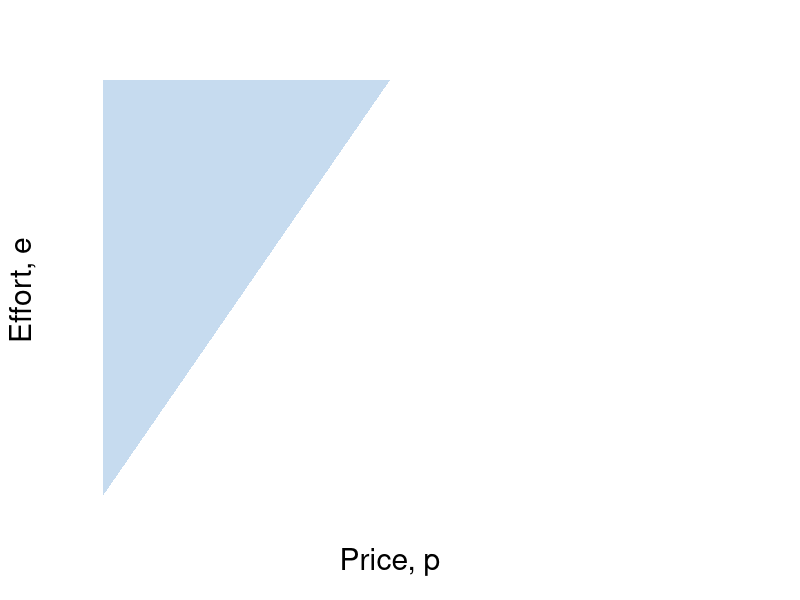

This figure's R source: (Note: this script raises an error after producing the figure.)
require(shape)
pdf(file = "employment/employment_price_edv2.pdf", width = 9, height = 7)

#Set parameters for graphics
axislabelsize <- 1.8
labelsize <- 1.5
namesize <- 1.8
annotatesize <- 1.5
graphlinewidth <- 2
segmentlinewidth <- 1.5

COL <- c("#7fc97f", "#beaed4", "#fdc086", "#ffff99", "#386cb0", "#f0027f", "#bf5b17", "#666666")
COLA <- c("#e0f3db", "#99d8c9","#66c2a4","#41ae76", "#238b45", "#005824")
COLB <- c("#c6dbef", "#4eb3d3", "#2b8cbe", "#0868ac","#084081")
COLC <- c("#fcfbfd", "#efedf5", "#dadaeb", "#bcbddc", "#9e9ac8", "#807dba", "#6a51a3", "#54278f", "#3f007d")
grays <- gray.colors(25, start = 1, end = 0)

#Parameters for figures
u1 <- 4
u2 <- 10
u3 <- 16
a1 <- 2
a2 <- 2
a3 <- 2

indiffFn1 <- function(y, u1 = 4.5, a1 = 5) {
  1 - (a1) / (y - u1)
}

indiffFn2 <- function(y, u2 = 10.5, a2 = 5) {
  1 - (a2) / (y - u2)
}

indiffFn3 <- function(y, u3 = 16.5, a3 = 5) {
  1 - (a3) / (y - u3)
}

PCFn <- function(delta, mu = 16) {
  delta/mu
}

#The derivative for the function q = 1 - delta/(p - u) = delta/p - u)^2;
#From that we get the derivative and substitute in the relevant values
#for delta, u and p; that is we get a slope of 1/32
#But we also need the intercept; 0.375 above, or q/2 as it stood
tangentLine <- function(w){
  0.375 + (1/32)*w
}

solowCondition <- function(w, delta = 5, slope = 4){
  (w*(1/(slope*delta)))
}

par(mar =  c(5, 5, 4, 6))
xlims <- c(0, 40)
ylims <- c(0, 1)


plot(0, 0, xlim = xlims, ylim = ylims, type = "n",
     xlab = expression(paste("Price, ", p)),
     ylab = expression(paste("Effort, ", e)),
     xaxt = "n", 
     yaxt = "n",
     cex.lab = axislabelsize, 
     bty = "n", 
     xaxs="i", 
     yaxs="i")


xpoly1 <- seq(from = xlims[1] + 0.2, to = 40, length.out = 500)
ypoly1 <- PCFn(xpoly1, mu = 20)
polygon(x = c(xpoly1, rev(xpoly1[1])), y = c(ypoly1, rev(ypoly1)[1]), col=COLB[1], density=NULL, border = NA)


npts <- 500 
xx1 <- seq(u1 + a1 + 0.1, xlims[2], length.out = npts)
xx2 <- seq(u2 + a2xlims[2] + 0.1, xlims[2], length.out = npts)
xx3 <- seq(10, xlims[2], length.out = npts)
xx4 <- seq(7, 17, 0.01)
xx6 <- seq(5, xlims[2], length.out = npts)

#Draw the lines for the graphs
xx5 <- seq(5, xlims[2], length.out = npts)
xx7 <- seq(xlims[1], 20, length.out = npts)
lines(xx5, indiffFn1(xx5, u1 = 0), col = COLA[4], lwd = graphlinewidth)
lines(xx7, solowCondition(xx7, delta = 5), col = COLB[4], lwd = graphlinewidth)

#lines(xx5, PCFn(xx5, mu = 8), col = COLB[4], lwd = graphlinewidth)
lines(xx6, indiffFn1(xx6, u1 = 5), col = COLA[4], lwd = graphlinewidth)
lines(xx3, indiffFn1(xx3, u1 =10), col = COLA[4], lwd = graphlinewidth)
#lines(xx6, prodFn2(xx6), col = COLB[4], lwd = graphlinewidth)

#Customize ticks and labels for the plot
ticksy <- c(0, PCFn(delta = 4, mu = 8), 1, 1.1)
ylabels <- c(0, expression(paste(e^C)), expression(paste(bar(e) == 1) ), NA)
ticksx <- c(0, 10, xlims[2])
xlabels <- c(0, expression(paste(p^C)), NA)
axis(1, at = ticksx, pos = 0, labels = xlabels, cex.axis = labelsize)
axis(2, at = ticksy, pos = 0, labels = ylabels, las = 1,cex.axis = labelsize)

#Annotation of the three indifference curves
text(11.3, 0.05, expression(paste(u[1])), cex = labelsize-0.05)
text(6.3, 0.05, expression(paste(u[0])), cex = labelsize-0.05)
#text(11, 0.06, expression(paste(phantom() == 0)), cex = labelsize-0.05)
text(16.3, 0.05, expression(paste(u[2])), cex = labelsize-0.05)

#Line for the max quality, q = 1 
segments(0, 1, xlims[2], 1, lty = 2, col = grays[20], lwd = 2)
#Annotating line of 100% quality
#text(1.4, 1.025, expression(paste("Maximum level of effort, ", bar(e))))

#Add a point for the tangency
segments(10, 0, 10, PCFn(delta = 4, mu = 8), lty = 2, col = grays[20], lwd = segmentlinewidth)
segments(0, PCFn(delta = 4, mu = 8), 10, PCFn(delta = 4, mu = 8), lty = 2, col = grays[22], lwd = segmentlinewidth)
points(10, PCFn(delta = 4, mu = 8), pch = 16, col = "black", cex = labelsize)
text(9, PCFn(delta = 4, mu = 8) + 0.03, expression(paste(c)),cex = labelsize)


#Label the feasible frontier
text(4, 0.7, expression("Better for"), cex = labelsize)
text(4, 0.65, expression("employer"), cex = labelsize)
Arrows(4, 0.74, 2, 0.85, col = "black", lty = 1, lwd = 2, arr.type = "triangle", arr.lwd = 0.5)


text(25, 0.25, expression("Better for"), cex = labelsize)
text(25, 0.2, expression("employee"), cex = labelsize)
Arrows(29, 0.225, 35, 0.225, col = "black", lty = 1, lwd = 2, arr.type = "triangle", arr.lwd = 0.5)


text(10, 0.97, expression(paste("Slope of isoprofit")), cex = labelsize)
text(10, 0.89, expression(paste(-mrt(p,e) == frac(Delta*e,Delta*p),phantom()==frac(e, p))), cex = labelsize)
Arrows(16, 0.97, 18, 0.97, col = "black", lty = 1, lwd = 2, arr.type = "triangle", arr.lwd = 0.5)

text(33, 0.5, expression(paste(mrs(p,e) == frac(u[p],u[e]),phantom()==-frac(e, p),phantom() == mrt(p,e))), cex = labelsize, xpd = TRUE)
Arrows(23, 0.5, 11, 0.5, col = "black", lty = 1, lwd = 2, arr.type = "triangle", arr.lwd = 0.5)


dev.off()
